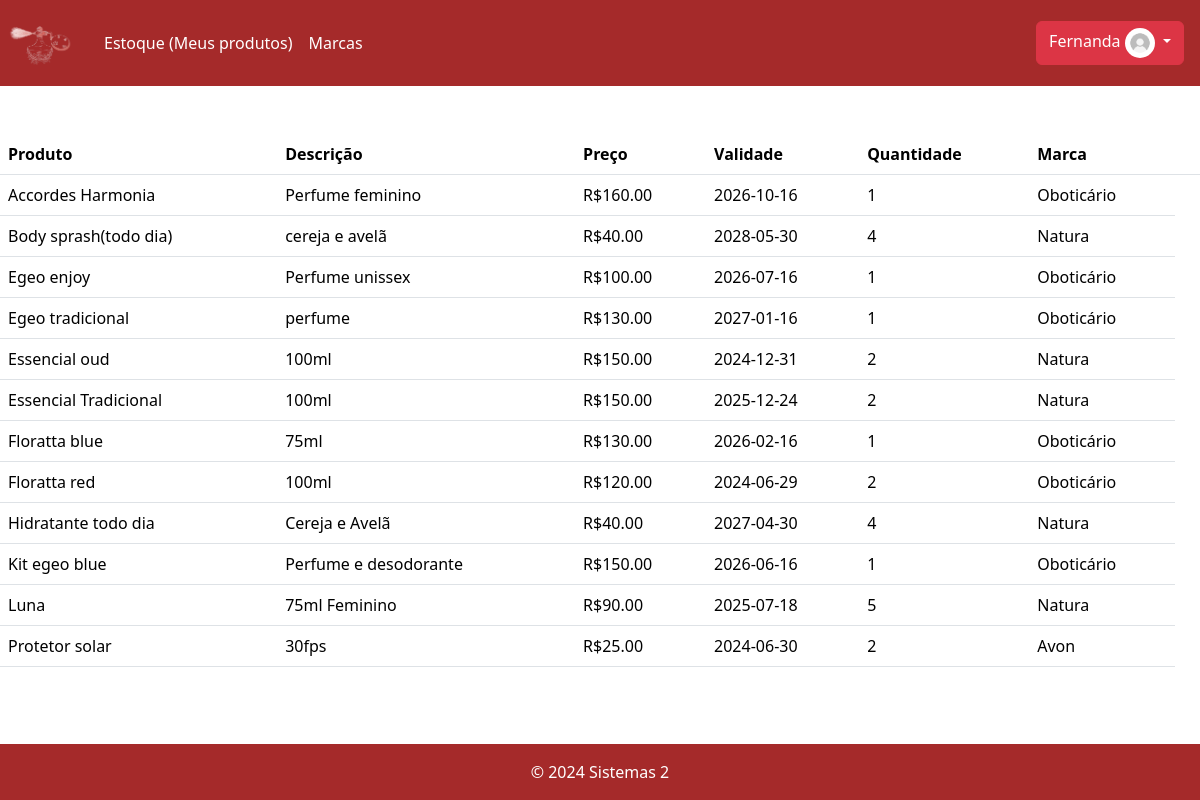
The page /crud/read/readproduto.php (signed in) on the database its author committed.
### tables this page shows
CREATE TABLE `produtos` (
  `id_produto` int(11) NOT NULL,
  `produto` varchar(80) NOT NULL,
  `descricao` varchar(80) NOT NULL,
  `preco` decimal(10,2) NOT NULL,
  `validade` date NOT NULL,
  `quantidade` int(11) NOT NULL,
  `id_marca` int(11) NOT NULL
);

CREATE TABLE `marcas` (
  `id_marca` int(11) NOT NULL,
  `marca` varchar(45) NOT NULL
);

### crud/read/readproduto.php (the view, shortened to what this page needs)
<?php
require "../conexao.php";
$sql = "SELECT p.produto, p.descricao,p.preco, p.validade, p.quantidade, m.id_marca, m.marca as marcas from produtos as p join marcas as m on p.id_marca = m.id_marca order by p.produto ASC;";
$resultado = $pdo->prepare($sql);
$resultado->execute();
$produtos = $resultado->fetchAll(PDO::FETCH_ASSOC);
?>
<!DOCTYPE html>
<html lang="en">
<head>
    <link href="https://cdn.jsdelivr.net/npm/bootstrap@5.3.3/dist/css/bootstrap.min.css" rel="stylesheet">
</head>
<body>
<nav id="nav" class="container-fluid navbar navbar-expand-lg navbar-light ">
  <a class="navbar-brand" href="../index.php"><img id="logo" src="../img/logoalargada.png" alt=""></a>
  <div class="collapse navbar-collapse d-flex justify-content-between " id="navbarTogglerDemo02">
    <ul class="navbar-nav mr-auto mt-2 mt-lg-0">
      <li class="nav-item active">
        <a class="nav-link text-white" href="./readproduto.php">Estoque <span class="sr-only">(Meus produtos)</span></a>
      </li>
      <li class="nav-item">
        <a class="nav-link text-white" href="./readmarcas.php">Marcas</a>
      </li>
    </ul>
  </div>
  <div class="dropdown px-3">
    <button type="button" class="btn btn-danger dropdown-toggle" data-bs-toggle="dropdown">
    <?php
          echo "<div class='px-2'></div>" . $_SESSION['nome'];
        ?>
        <img src="../img/usuario.avif" class="rounded-circle " id="user" alt="">
    </button>
    </div>
</nav>
<div class="d-flex justify-content-center py-5 mb-5">
    <?php
    if(count($produtos) > 0){
    ?>
    <table id="tabela" class="table table-hover">
        <thead>
          <tr>
            <th>Produto</th>
            <th>Descrição</th>
            <th>Preço</th>
            <th>Validade</th>
            <th>Quantidade</th>
            <th>Marca</th>
            <th></th>
          </tr>
        </thead>
        <tbody>
          <?php
            foreach($produtos as $produto){
              echo "<tr>";
              echo "<td>" . $produto['produto'] . "</td>";
              echo "<td>" . $produto['descricao'] . "</td>";
              echo "<td>". 'R$'. $produto['preco'] . "</td>";
              echo "<td>" . $produto['validade'] . "</td>";
              echo "<td>" . $produto['quantidade'] . "</td>";
              echo "<td>" . $produto['marcas'] . "</td>";
            }
          ?>
        </tbody>
    </table>
    <?php
      }else{
        echo "<h3> Não existe nenhuma marca cadastrada!<h3>" ;
      }
      ?>
</div>
<footer class="footer fixed-bottom">
    <div class="text-center text-white p-3" style="background-color: brown;">
          © 2024 Sistemas 2
    </div>
  </footer>
</body>
</html>

### crud/read/readproduto.php (style rules this page uses)
#nav { background-color: brown; }
#logo { height: 60px; width: 80px; }
#user { height: 30px; width: 30px; }

### rows shown on the page
produtos: produto "Accordes Harmonia", descricao "Perfume feminino", preco "160.00", validade "2026-10-16", quantidade "1", id_marca.marca "Oboticário"
produtos: produto "Body sprash(todo dia)", descricao "cereja e avelã", preco "40.00", validade "2028-05-30", quantidade "4", id_marca.marca "Natura"
produtos: produto "Egeo enjoy", descricao "Perfume unissex", preco "100.00", validade "2026-07-16", quantidade "1", id_marca.marca "Oboticário"
produtos: produto "Egeo tradicional", descricao "perfume", preco "130.00", validade "2027-01-16", quantidade "1", id_marca.marca "Oboticário"
produtos: produto "Essencial oud", descricao "100ml", preco "150.00", validade "2024-12-31", quantidade "2", id_marca.marca "Natura"
produtos: produto "Essencial Tradicional", descricao "100ml", preco "150.00", validade "2025-12-24", quantidade "2", id_marca.marca "Natura"
produtos: produto "Floratta blue", descricao "75ml", preco "130.00", validade "2026-02-16", quantidade "1", id_marca.marca "Oboticário"
produtos: produto "Floratta red", descricao "100ml", preco "120.00", validade "2024-06-29", quantidade "2", id_marca.marca "Oboticário"
produtos: produto "Hidratante todo dia", descricao "Cereja e Avelã", preco "40.00", validade "2027-04-30", quantidade "4", id_marca.marca "Natura"
produtos: produto "Kit egeo blue", descricao "Perfume e desodorante", preco "150.00", validade "2026-06-16", quantidade "1", id_marca.marca "Oboticário"
produtos: produto "Luna", descricao "75ml Feminino", preco "90.00", validade "2025-07-18", quantidade "5", id_marca.marca "Natura"
produtos: produto "Protetor solar", descricao "30fps", preco "25.00", validade "2024-06-30", quantidade "2", id_marca.marca "Avon"

### other values the page prints
$_SESSION['nome'] "Fernanda"
